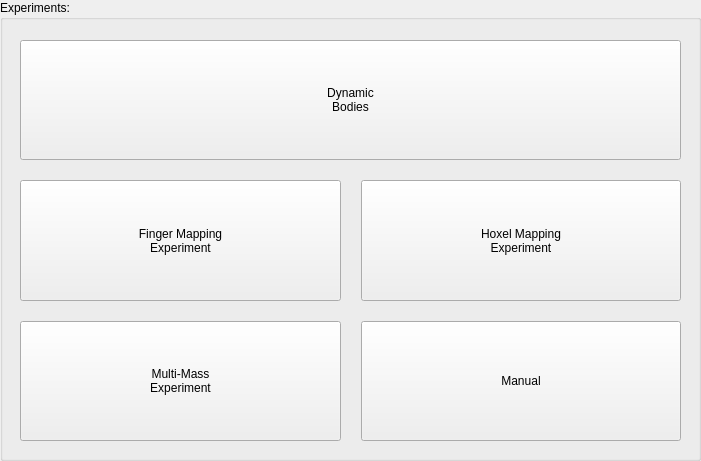
   <widget class="QGroupBox" name="groupBox_5">
    <property name="geometry">
     <rect>
      <x>100</x>
      <y>30</y>
      <width>701</width>
      <height>461</height>
     </rect>
    </property>
    <property name="title">
     <string>Experiments:</string>
    </property>
    <widget class="QWidget" name="layoutWidget">
     <property name="geometry">
      <rect>
       <x>10</x>
       <y>30</y>
       <width>681</width>
       <height>421</height>
      </rect>
     </property>
     <layout class="QGridLayout" name="gridLayout_12">
      <property name="leftMargin">
       <number>10</number>
      </property>
      <property name="topMargin">
       <number>10</number>
      </property>
      <property name="rightMargin">
       <number>10</number>
      </property>
      <property name="bottomMargin">
       <number>10</number>
      </property>
      <property name="spacing">
       <number>20</number>
      </property>
      <item row="1" column="0">
       <widget class="QPushButton" name="FingerMappingExp">
        <property name="enabled">
         <bool>true</bool>
        </property>
        <property name="sizePolicy">
         <sizepolicy hsizetype="Expanding" vsizetype="Expanding">
          <horstretch>0</horstretch>
          <verstretch>0</verstretch>
         </sizepolicy>
        </property>
        <property name="text">
         <string>Finger Mapping
Experiment</string>
        </property>
       </widget>
      </item>
      <item row="1" column="1">
       <widget class="QPushButton" name="HoxelMappingExp">
        <property name="sizePolicy">
         <sizepolicy hsizetype="Expanding" vsizetype="Expanding">
          <horstretch>0</horstretch>
          <verstretch>0</verstretch>
         </sizepolicy>
        </property>
        <property name="text">
         <string>Hoxel Mapping
Experiment</string>
        </property>
       </widget>
      </item>
      <item row="2" column="1">
       <widget class="QPushButton" name="Manual">
        <property name="sizePolicy">
         <sizepolicy hsizetype="Expanding" vsizetype="Expanding">
          <horstretch>0</horstretch>
          <verstretch>0</verstretch>
         </sizepolicy>
        </property>
        <property name="text">
         <string>Manual</string>
        </property>
       </widget>
      </item>
      <item row="2" column="0">
       <widget class="QPushButton" name="MultiMassExp">
        <property name="sizePolicy">
         <sizepolicy hsizetype="Expanding" vsizetype="Expanding">
          <horstretch>0</horstretch>
          <verstretch>0</verstretch>
         </sizepolicy>
        </property>
        <property name="text">
         <string>Multi-Mass
Experiment</string>
        </property>
       </widget>
      </item>
      <item row="0" column="0" colspan="2">
       <widget class="QPushButton" name="dynamicEnvironment">
        <property name="sizePolicy">
         <sizepolicy hsizetype="Expanding" vsizetype="Expanding">
          <horstretch>0</horstretch>
          <verstretch>0</verstretch>
         </sizepolicy>
        </property>
        <property name="text">
         <string>Dynamic
Bodies</string>
        </property>
       </widget>
      </item>
     </layout>
    </widget>
   </widget>
